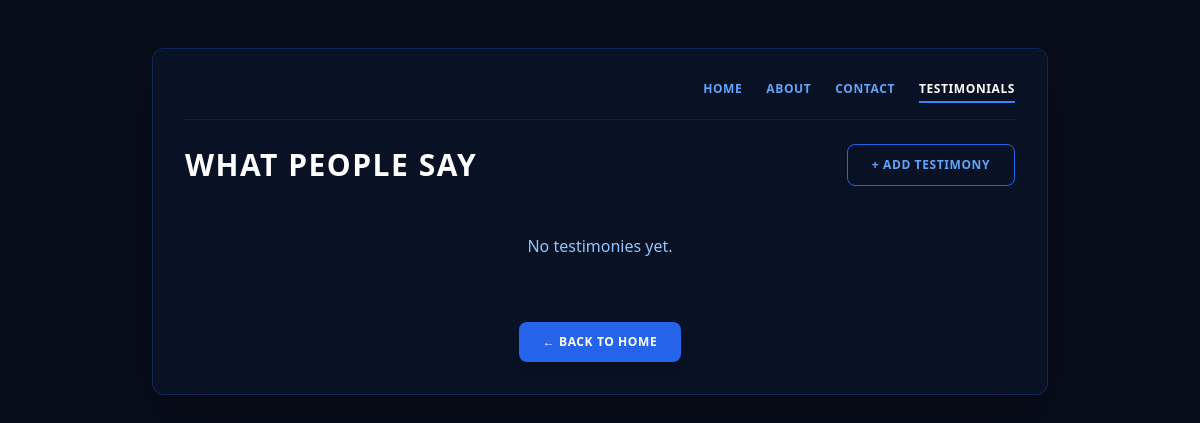
The page /testimonies/ on the database as committed earlier.
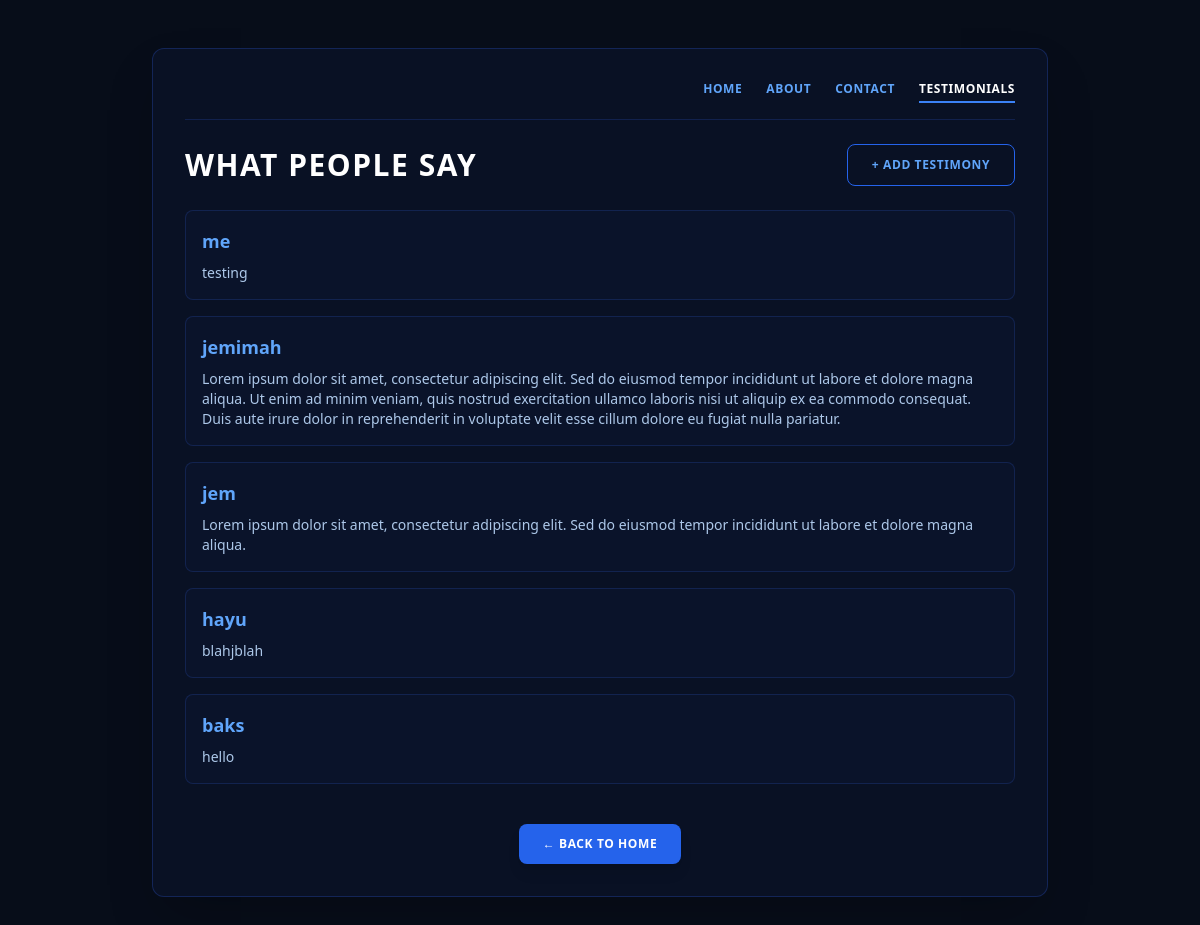
The same page on the database as committed later.
### main/models.py (models this page shows, shortened)
class Testimony(models.Model):
    full_name = models.CharField(max_length=150)
    content = models.TextField()
    created_at = models.DateTimeField(auto_now_add=True)

### main/views.py (the view)
# urls.py: path('testimonies/', views.TestimonyListView.as_view(), name='testimony_list'),
class TestimonyListView(ListView):
    model = Testimony
    template_name = 'main/testimony_list.html'
    context_object_name = 'testimonies'
    ordering = ['-id']

### main/templates/main/testimony_list.html (shortened to what this page needs)
<html lang="en">
<head>
    <script src="https://cdn.tailwindcss.com"></script>
</head>
<body class="bg-[#070d19] text-blue-100 font-sans p-6 md:p-12 flex flex-col items-center min-h-screen">
    <div class="max-w-4xl w-full bg-[#091124] border border-blue-900/50 rounded-xl p-8 shadow-2xl space-y-6">
        <div class="border-b border-blue-900/40 pb-4 flex justify-end">
            <nav class="flex gap-6 text-xs font-bold uppercase tracking-wider">
                <a href="{% url 'home' %}" class="text-blue-400 hover:text-white transition pb-1">Home</a>
                <a href="{% url 'about' %}" class="text-blue-400 hover:text-white transition pb-1">About</a>
                <a href="{% url 'contact' %}" class="text-blue-400 hover:text-white transition pb-1">Contact</a>
                <a href="{% url 'testimony_list' %}" class="text-white border-b-2 border-blue-500 pb-1">Testimonials</a>
            </nav>
        </div>
       <div class="flex justify-between items-center">
            <h1 class="text-2xl md:text-3xl font-black text-white uppercase tracking-wider">WHAT PEOPLE SAY</h1>
            <a href="{% url 'add_testimony' %}" class="inline-block border border-blue-600 hover:bg-blue-600/20 text-blue-400 hover:text-white font-bold text-xs uppercase tracking-wider px-6 py-3 rounded-lg transition">
                + Add Testimony
            </a>
        </div>
        <div class="space-y-4">
            {% for testimony in testimonies %}
                <div class="p-4 bg-[#0d1731]/50 border border-blue-900/40 rounded-lg space-y-2">
                    <a href="{% url 'testimony_detail' testimony.pk %}" class="text-lg font-bold text-blue-400 hover:underline">
                        {{ testimony.full_name }}
                    </a>
                    <p class="text-sm text-blue-200/90 whitespace-pre-line">{{ testimony.content }}</p>
                </div>
            {% empty %}
                <p class="text-blue-300 text-center py-6">No testimonies yet.</p>
            {% endfor %}
        </div>
        <div class="pt-4 text-center">
            <a href="{% url 'home' %}" class="inline-block bg-blue-600 hover:bg-blue-500 text-white font-bold text-xs uppercase tracking-wider px-6 py-3 rounded-lg transition shadow-lg">
                &larr; Back to Home
            </a>
        </div>
    </div>
</body>
</html>

Rows that differ between the two databases and show on the page:
added Testimony: full_name "me", content "testing"
added Testimony: full_name "jemimah", content "Lorem ipsum dolor sit amet, consectetur adipiscing elit. Sed do eiusmod tempor incididunt ut labore et dolore magna aliqua. Ut enim ad minim veniam, quis nostrud exercitation ullamco laboris nisi ut aliquip ex ea commodo consequat. Duis aute irure dolor in reprehenderit in voluptate velit esse cillum dolore eu fugiat nulla pariatur."
added Testimony: full_name "jem", content "Lorem ipsum dolor sit amet, consectetur adipiscing elit. Sed do eiusmod tempor incididunt ut labore et dolore magna aliqua."
added Testimony: full_name "hayu", content "blahjblah"
added Testimony: full_name "baks", content "hello"
Other text that changed with them:
text no longer shown: "No testimonies yet."
